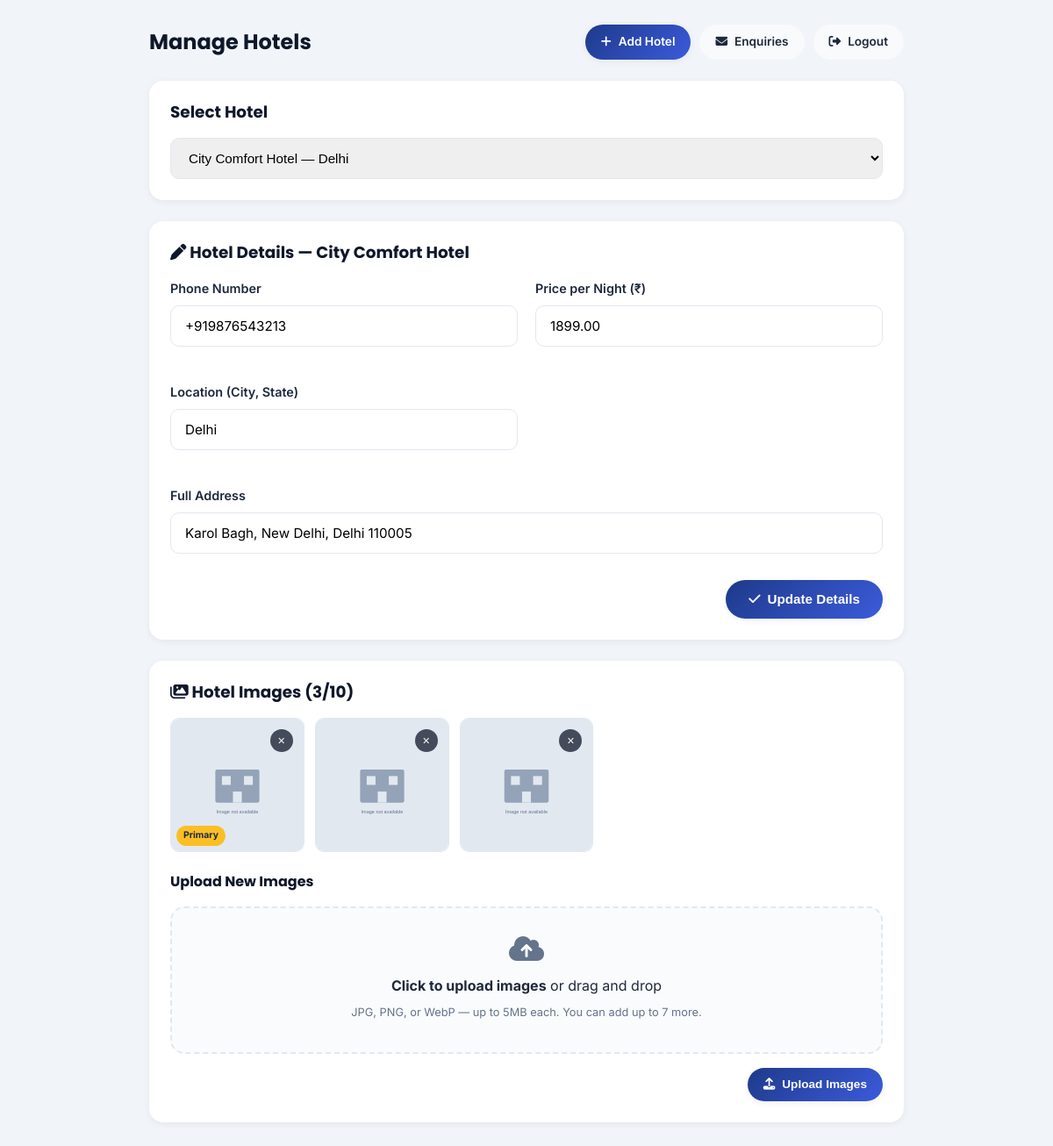
/admin-manage.php (signed in), run on the app's committed database.
### tables this page shows
CREATE TABLE hotels (
    id INT AUTO_INCREMENT PRIMARY KEY,
    name VARCHAR(255) NOT NULL,
    slug VARCHAR(255),
    location VARCHAR(255),
    address TEXT,
    description TEXT,
    price DECIMAL(10,2),
    rating DECIMAL(2,1),
    phone VARCHAR(30) NOT NULL,
    amenities TEXT,
    check_in VARCHAR(50),
    check_out VARCHAR(50),
    status TINYINT DEFAULT 1,
    created_at TIMESTAMP DEFAULT CURRENT_TIMESTAMP,
    updated_at TIMESTAMP DEFAULT CURRENT_TIMESTAMP ON UPDATE CURRENT_TIMESTAMP,
    INDEX idx_status (status),
    INDEX idx_location (location),
    INDEX idx_name (name),
    INDEX idx_slug (slug)
);

CREATE TABLE hotel_images (
    id INT AUTO_INCREMENT PRIMARY KEY,
    hotel_id INT NOT NULL,
    image_path VARCHAR(500) NOT NULL,
    is_primary TINYINT DEFAULT 0,
    sort_order INT DEFAULT 0,
    created_at TIMESTAMP DEFAULT CURRENT_TIMESTAMP,
    FOREIGN KEY (hotel_id) REFERENCES hotels(id) ON DELETE CASCADE,
    INDEX idx_hotel (hotel_id)
);

### includes/db.php (called while the page is built, shortened)
<?php
function db(): PDO
{
    static $pdo = null;
    if ($pdo === null) {
        $dsn = 'mysql:host=' . DB_HOST . ';dbname=' . DB_NAME . ';charset=utf8mb4';
        $options = [
            PDO::ATTR_ERRMODE            => PDO::ERRMODE_EXCEPTION,
            PDO::ATTR_DEFAULT_FETCH_MODE => PDO::FETCH_ASSOC,
            PDO::ATTR_EMULATE_PREPARES   => false,
        ];
        try {
            $pdo = new PDO($dsn, DB_USER, DB_PASS, $options);
        } catch (PDOException $e) {
            error_log('Database connection failed: ' . $e->getMessage());
            http_response_code(500);
            echo 'Database connection error. Please try again later.';
            exit;
        }
    }
    return $pdo;
}

### includes/functions.php (called while the page is built, shortened)
<?php
require_once __DIR__ . '/db.php';
function e(?string $value): string
{
    return htmlspecialchars($value ?? '', ENT_QUOTES, 'UTF-8');
}
function get_hotel_images(int $hotelId): array
{
    $pdo = db();
    $stmt = $pdo->prepare('SELECT * FROM hotel_images WHERE hotel_id = :id ORDER BY is_primary DESC, sort_order ASC, id ASC');
    $stmt->execute(['id' => $hotelId]);
    return $stmt->fetchAll();
}
function image_src(string $path): string
{
    if (strpos($path, 'http://') === 0 || strpos($path, 'https://') === 0) {
        return $path;
    }
    return e($path);
}

### admin-manage.php (the view, shortened to what this page needs)
<?php
require_once __DIR__ . '/includes/functions.php';
$hotels = db()->query('SELECT id, name, location, phone FROM hotels ORDER BY name ASC')->fetchAll();
$selectedId = (int) ($_GET['hotel_id'] ?? $_POST['hotel_id'] ?? ($hotels[0]['id'] ?? 0));
$hotelStmt = db()->prepare('SELECT * FROM hotels WHERE id = :id');
$hotelStmt->execute(['id' => $selectedId]);
$selectedHotel = $hotelStmt->fetch();
$images = $selectedHotel ? get_hotel_images($selectedId) : [];
?><!DOCTYPE html>
<html lang="en">
<head>
<link rel="stylesheet" href="https://cdnjs.cloudflare.com/ajax/libs/font-awesome/6.5.1/css/all.min.css">
<link rel="stylesheet" href="assets/css/style.css">
</head>
<body class="admin-body">
<div class="admin-main" style="max-width:900px; margin:0 auto; padding:28px 20px;">
    <div class="admin-topbar">
        <h1>Manage Hotels</h1>
        <div style="display:flex; gap:10px; flex-wrap:wrap;">
            <a href="admin-add-hotel.php" class="btn btn-primary btn-sm"><i class="fa-solid fa-plus"></i> Add Hotel</a>
            <a href="admin-enquiries.php" class="btn btn-sm" style="background:var(--color-bg);"><i class="fa-solid fa-envelope"></i> Enquiries</a>
            <a href="admin-logout.php" class="btn btn-sm" style="background:var(--color-bg);"><i class="fa-solid fa-right-from-bracket"></i> Logout</a>
        </div>
    </div>
    <div class="admin-card">
        <h2>Select Hotel</h2>
        <form method="get" action="admin-manage.php">
            <div class="form-group" style="margin-bottom:0;">
                <select name="hotel_id" onchange="this.form.submit()" style="width:100%; padding:13px 16px; border-radius:10px; border:1.5px solid var(--color-border); font-size:0.95rem;">
                    <?php foreach ($hotels as $h): ?>
                    <option value="<?= (int) $h['id'] ?>" <?= $h['id'] == $selectedId ? 'selected' : '' ?>>
                        <?= e($h['name']) ?> — <?= e($h['location']) ?>
                    </option>
                    <?php endforeach; ?>
                </select>
            </div>
        </form>
    </div>
    <?php if ($selectedHotel): ?>
    <div class="admin-card">
        <h2><i class="fa-solid fa-pen"></i> Hotel Details — <?= e($selectedHotel['name']) ?></h2>
        <form method="post" action="admin-manage.php?hotel_id=<?= (int) $selectedId ?>">
            <div class="admin-form-grid">
                <div class="form-group">
                    <label for="phone">Phone Number</label>
                    <input type="text" id="phone" name="phone" value="<?= e($selectedHotel['phone']) ?>" placeholder="+919876543210" required>
                </div>
                <div class="form-group">
                    <label for="price">Price per Night (&#8377;)</label>
                    <input type="number" id="price" name="price" min="0" step="0.01" value="<?= e($selectedHotel['price']) ?>" required>
                </div>
                <div class="form-group">
                    <label for="location">Location (City, State)</label>
                    <input type="text" id="location" name="location" value="<?= e($selectedHotel['location']) ?>" placeholder="e.g. Jaipur, Rajasthan" required>
                </div>
                <div class="form-group full">
                    <label for="address">Full Address</label>
                    <input type="text" id="address" name="address" value="<?= e($selectedHotel['address']) ?>" placeholder="Street, City, State, PIN">
                </div>
            </div>
            <div style="text-align:right; margin-top:10px;">
                <button type="submit" class="btn btn-primary"><i class="fa-solid fa-check"></i> Update Details</button>
            </div>
        </form>
    </div>
    <div class="admin-card">
        <h2><i class="fa-solid fa-images"></i> Hotel Images (<?= count($images) ?>/<?= MAX_IMAGES_PER_HOTEL ?>)</h2>
        <?php if (!empty($images)): ?>
        <div class="image-preview-grid">
            <?php foreach ($images as $img): ?>
            <div class="image-preview-item">
                <img src="<?= image_src($img['image_path']) ?>" alt="Hotel image" onerror="this.src='assets/images/placeholder-hotel.svg'">
                <?php if ($img['is_primary']): ?><span class="primary-badge">Primary</span><?php endif; ?>
                <form method="post" action="admin-manage.php?hotel_id=<?= (int) $selectedId ?>" onsubmit="return confirm('Delete this image?');" style="position:absolute; top:6px; right:6px;">
                    <button type="submit" class="remove-btn" title="Delete image">&times;</button>
                </form>
            </div>
            <?php endforeach; ?>
        </div>
        <?php else: ?>
        <p style="color:var(--color-text-muted);">No images uploaded yet.</p>
        <?php endif; ?>
        <?php if (count($images) < MAX_IMAGES_PER_HOTEL): ?>
        <h2 style="margin-top:24px; font-size:1rem;">Upload New Images</h2>
        <form method="post" action="admin-manage.php?hotel_id=<?= (int) $selectedId ?>" enctype="multipart/form-data">
            <label class="image-upload-zone" for="newImages">
                <i class="fa-solid fa-cloud-arrow-up"></i>
                <p><strong>Click to upload images</strong> or drag and drop</p>
                <p style="font-size:0.8rem; color:var(--color-text-muted);">JPG, PNG, or WebP — up to 5MB each. You can add up to <?= MAX_IMAGES_PER_HOTEL - count($images) ?> more.</p>
            </label>
            <div style="margin-top:16px; text-align:right;">
                <button type="submit" class="btn btn-primary btn-sm"><i class="fa-solid fa-upload"></i> Upload Images</button>
            </div>
        </form>
        <?php else: ?>
        <div class="alert" style="background:#fef3c7; color:#92400e; margin-top:20px;"><i class="fa-solid fa-circle-info"></i> Maximum of <?= MAX_IMAGES_PER_HOTEL ?> images reached.</div>
        <?php endif; ?>
    </div>
    <?php endif; ?>
</div>
</body>
</html>

### assets/css/style.css (style rules this page uses)
:root { --color-primary: #1e3a8a; --color-primary-light: #3b5bdb; --color-accent: #fbbf24; --color-accent-dark: #f59e0b; --color-success: #16a34a; --color-danger: #e11d48; --color-text: #1e293b; --color-text-muted: #64748b; --color-bg: #f8fafc; --color-surface: #ffffff; --color-border: #e2e8f0; --radius-sm: 10px; --radius-md: 16px; --radius-lg: 24px; --radius-pill: 999px; --shadow-sm: 0 2px 8px rgba(15, 23, 42, 0.06); --shadow-md: 0 8px 24px rgba(15, 23, 42, 0.10); --shadow-lg: 0 20px 50px rgba(15, 23, 42, 0.15); --font-heading: 'Poppins', sans-serif; --font-body: 'Inter', sans-serif; --header-height: 76px; --transition: all 0.3s cubic-bezier(0.4, 0, 0.2, 1); }
* { box-sizing: border-box; }
html { scroll-behavior: smooth; }
body { margin: 0; font-family: var(--font-body); color: var(--color-text); background: var(--color-bg); line-height: 1.6; -webkit-font-smoothing: antialiased; overflow-x: hidden; }
img { max-width: 100%; display: block; }
a { text-decoration: none; color: inherit; }
h1, h2, h3, h4, h5 { font-family: var(--font-heading); font-weight: 700; line-height: 1.25; margin: 0; color: #0f172a; }
p { margin: 0; }
.btn { display: inline-flex; align-items: center; justify-content: center; gap: 8px; padding: 13px 26px; border-radius: var(--radius-pill); font-weight: 600; font-size: 0.95rem; border: none; cursor: pointer; transition: var(--transition); min-height: 44px; white-space: nowrap; }
.btn-sm { padding: 9px 18px; font-size: 0.85rem; min-height: 38px; }
.btn-primary { background: linear-gradient(135deg, var(--color-primary) 0%, var(--color-primary-light) 100%); color: #fff; box-shadow: var(--shadow-sm); }
.form-group { margin-bottom: 20px; }
.form-group label { display: block; font-weight: 600; font-size: 0.9rem; margin-bottom: 8px; }
.form-group input, .form-group textarea { width: 100%; padding: 13px 16px; border-radius: var(--radius-sm); border: 1.5px solid var(--color-border); font-family: var(--font-body); font-size: 0.95rem; min-height: 44px; transition: var(--transition); }
.admin-body { background: #f1f5f9; min-height: 100vh; }
.admin-main { flex: 1; padding: 28px; max-width: 100%; overflow-x: hidden; }
.admin-topbar { display: flex; justify-content: space-between; align-items: center; margin-bottom: 24px; flex-wrap: wrap; gap: 12px; }
.admin-topbar h1 { font-size: 1.5rem; }
.admin-card { background: #fff; border-radius: var(--radius-md); padding: 24px; box-shadow: var(--shadow-sm); margin-bottom: 24px; }
.admin-card h2 { font-size: 1.15rem; margin-bottom: 18px; }
.admin-form-grid { display: grid; grid-template-columns: 1fr 1fr; gap: 20px; }
.admin-form-grid .full { grid-column: 1 / -1; }
.image-upload-zone { display: flex; flex-direction: column; align-items: center; justify-content: center; width: 100%; box-sizing: border-box; border: 2px dashed var(--color-border); border-radius: var(--radius-md); padding: 30px 20px; text-align: center; cursor: pointer; transition: var(--transition); background: #fafbfc; }
.image-upload-zone i { font-size: 2rem; color: var(--color-text-muted); margin-bottom: 10px; }
.image-upload-zone p { margin: 4px 0; }
.image-preview-grid { display: grid; grid-template-columns: repeat(5, 1fr); gap: 12px; margin-top: 16px; }
.image-preview-item { position: relative; aspect-ratio: 1/1; border-radius: var(--radius-sm); overflow: hidden; border: 1.5px solid var(--color-border); }
.image-preview-item img { width: 100%; height: 100%; object-fit: cover; }
.image-preview-item .remove-btn { position: absolute; top: 6px; right: 6px; width: 26px; height: 26px; border-radius: 50%; background: rgba(15,23,42,0.75); color: #fff; border: none; cursor: pointer; font-size: 0.9rem; display: flex; align-items: center; justify-content: center; }
.image-preview-item .primary-badge { position: absolute; bottom: 6px; left: 6px; background: var(--color-accent); color: #1e293b; font-size: 0.65rem; font-weight: 700; padding: 3px 8px; border-radius: var(--radius-pill); }

### data on the page
hotels: name "City Comfort Hotel", phone "+919876543213", price "1899.00", location "Delhi", address "Karol Bagh, New Delhi, Delhi 110005"
hotel_images: is_primary "Primary"

### other printed values
count($images) "3"
MAX_IMAGES_PER_HOTEL "10"
MAX_IMAGES_PER_HOTEL - count($images) "7"
form field hotel_id "City Comfort Hotel — Delhi"
